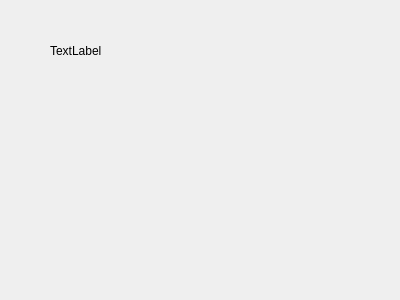
<?xml version="1.0" encoding="UTF-8"?>
<ui version="4.0">
 <class>MainWindow</class>
 <widget class="QMainWindow" name="MainWindow">
  <property name="windowModality">
   <enum>Qt::NonModal</enum>
  </property>
  <property name="geometry">
   <rect>
    <x>0</x>
    <y>0</y>
    <width>400</width>
    <height>300</height>
   </rect>
  </property>
  <property name="windowTitle">
   <string>MainWindow</string>
  </property>
  <widget class="QWidget" name="centralWidget">
   <widget class="QLabel" name="label">
    <property name="geometry">
     <rect>
      <x>50</x>
      <y>10</y>
      <width>91</width>
      <height>81</height>
     </rect>
    </property>
    <property name="text">
     <string>TextLabel</string>
    </property>
   </widget>
  </widget>
 </widget>
 <layoutdefault spacing="6" margin="11"/>
 <resources/>
 <connections/>
</ui>
